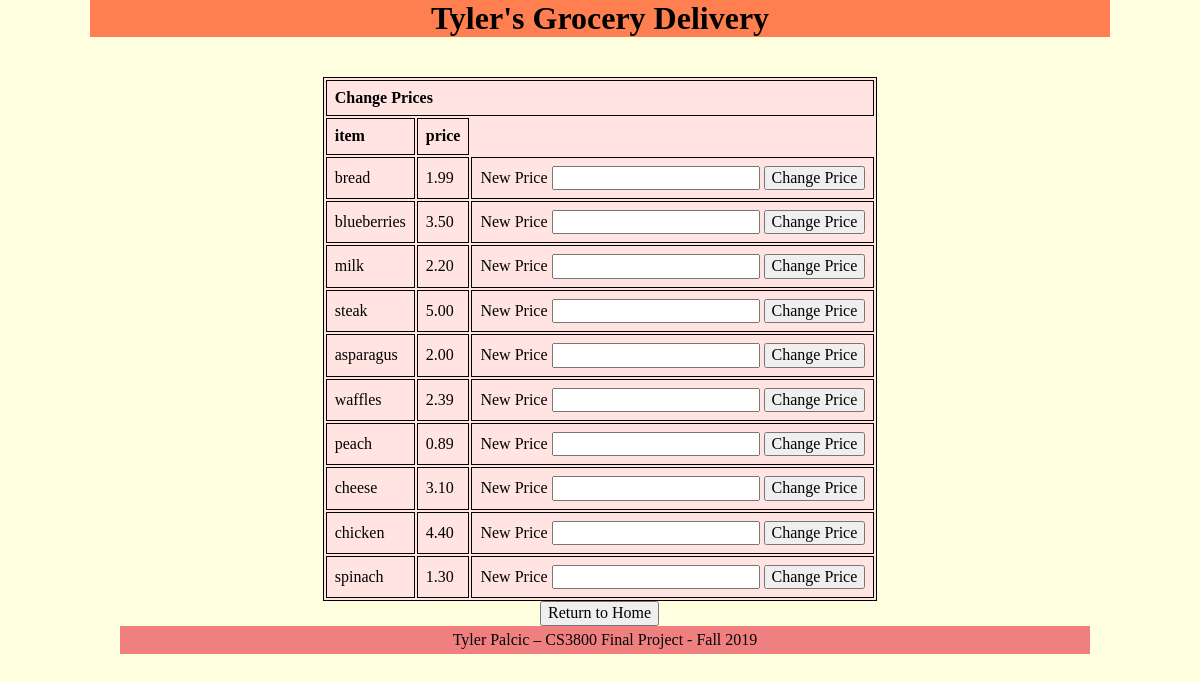
The app's page /admin_page.php with its own data.
### tables this page shows
CREATE TABLE items (
  itemid int(5) NOT NULL,
  name varchar(255) NOT NULL,
  category varchar(255) NOT NULL,
  price decimal(3,2) NOT NULL,
  quantity int(5) NOT NULL,
  PRIMARY KEY (itemid)
);

### inc/functions.php (called while the page is built, shortened)
<?php function getGroceries($db) {
$query = "SELECT * from items";
    $statement = $db->prepare($query);
    $statement->execute();
    $groceries = $statement->fetchAll(PDO::FETCH_ASSOC);
    return $groceries;
}
?>

### admin_page.php (the view, shortened to what this page needs)
<?php
include 'inc/header.php';
include 'inc/functions.php';
require_once 'inc/open_db.php';
?>
<table>
    <thead>
        <tr>
            <th colspan="3" id="table_title">Change Prices</th>
        </tr>
        <tr>
            <th>item</th>
            <th>price</th>
        </tr>
    </thead>
<?php
$items = getGroceries($db);
foreach ($items as $key =>$item) {?>
        <tr>
        	<td><?php echo $item['name'];?> </td>
        	<td><?php echo $item['price'];?></td>
        	<td><?php echo '<form action="admin_page.php" method="POST">
        					<input type="hidden" name="price" value="' . $item['price'] .'">
        					<input type="hidden" name="itemid" value="' . $item['itemid'] .'">
        					New Price <input type="text" name="new_price">
    						<input type="submit" value="Change Price" name="change_price" />
							</form>';?></td>
        </tr>
<?php } ?>
</table>
<form action="index.php" id="admin_return_button">
    <input type="submit" value="Return to Home" />
</form>
<?php
include 'inc/footer.php';
?>

### css/main.css (style rules this page uses)
html { background-color: lightyellow; }
table { background-color: mistyrose; }
th { padding-top: 12px; padding-bottom: 12px; text-align: left; }
th, tr, td { border: 1px solid black; padding: 8px; }
table { border: 1px solid black; align-content: center; margin: auto; margin-top: 40px; }
#admin_return_button { margin-left: 45%; }

### records on screen
items: name "bread", price "1.99"
items: name "blueberries", price "3.50"
items: name "milk", price "2.20"
items: name "steak", price "5.00"
items: name "asparagus", price "2.00"
items: name "waffles", price "2.39"
items: name "peach", price "0.89"
items: name "cheese", price "3.10"
items: name "chicken", price "4.40"
items: name "spinach", price "1.30"

### other values on screen
$header "Tyler's Grocery Delivery"
